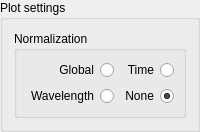
             <widget class="QGroupBox" name="groupBox_7">
              <property name="title">
               <string>Plot settings</string>
              </property>
              <layout class="QVBoxLayout" name="verticalLayout_14">
               <item>
                <widget class="QGroupBox" name="groupBox_4">
                 <property name="title">
                  <string>Normalization</string>
                 </property>
                 <layout class="QGridLayout" name="gridLayout">
                  <item row="0" column="0">
                   <widget class="QRadioButton" name="global_norm_radBut">
                    <property name="layoutDirection">
                     <enum>Qt::RightToLeft</enum>
                    </property>
                    <property name="text">
                     <string>Global</string>
                    </property>
                   </widget>
                  </item>
                  <item row="0" column="1">
                   <widget class="QRadioButton" name="time_norm_radBut">
                    <property name="layoutDirection">
                     <enum>Qt::RightToLeft</enum>
                    </property>
                    <property name="text">
                     <string>Time</string>
                    </property>
                   </widget>
                  </item>
                  <item row="1" column="0">
                   <widget class="QRadioButton" name="wavelen_norm_radBut">
                    <property name="layoutDirection">
                     <enum>Qt::RightToLeft</enum>
                    </property>
                    <property name="text">
                     <string>Wavelength</string>
                    </property>
                   </widget>
                  </item>
                  <item row="1" column="1">
                   <widget class="QRadioButton" name="none_norm_radBut">
                    <property name="layoutDirection">
                     <enum>Qt::RightToLeft</enum>
                    </property>
                    <property name="text">
                     <string>None</string>
                    </property>
                    <property name="checked">
                     <bool>true</bool>
                    </property>
                   </widget>
                  </item>
                 </layout>
                </widget>
               </item>
              </layout>
             </widget>
